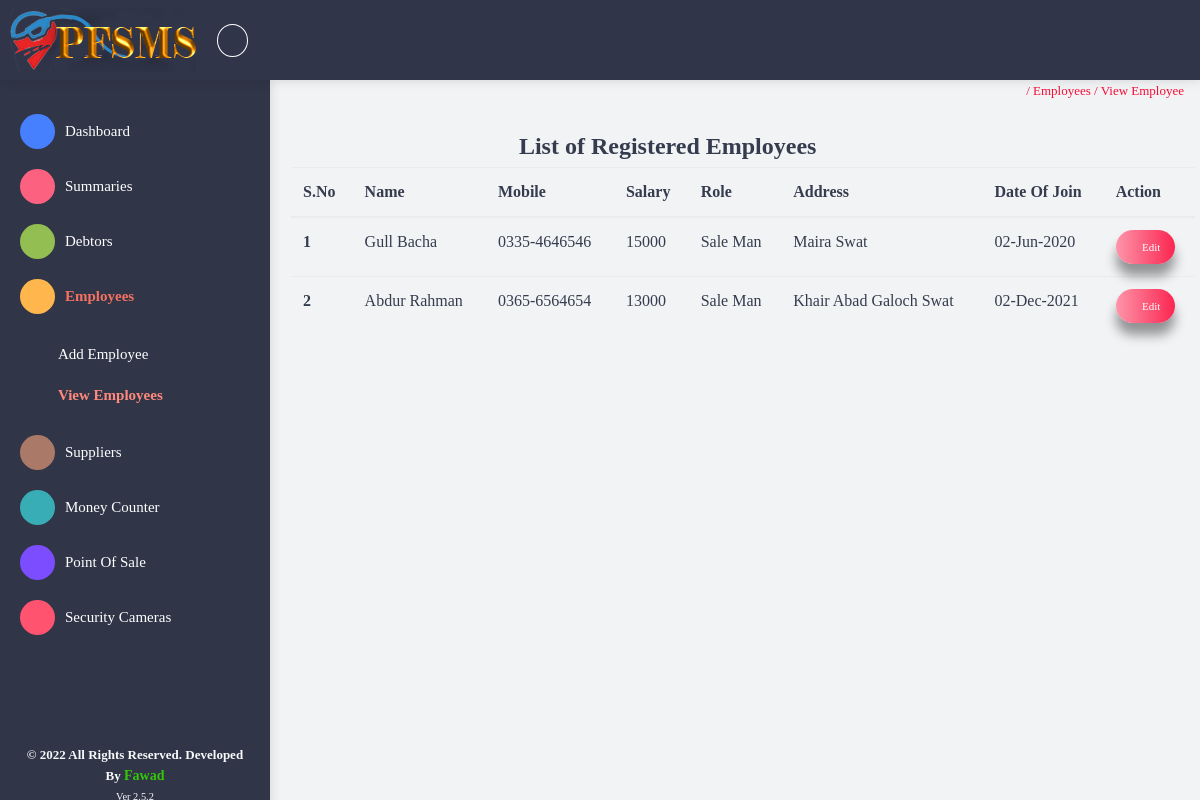
The app's page /Employees/View-Employees (signed in) with its own data.
### Web/models.py (models this page shows, shortened)
class Employee_Detail(models.Model):
    id = models.AutoField(primary_key=True)
    Admin = models.ForeignKey(User, on_delete=models.CASCADE)
    Date_of_Join = models.DateField(auto_now=False)
    Name = models.CharField(max_length=255)
    Email = models.EmailField(max_length=255)
    Mobile = models.CharField(max_length=25)
    CNIC = models.CharField(max_length=255)
    Resident_Address = models.CharField(max_length=255)
    Role = models.CharField(max_length=255)
    Salary = models.IntegerField()
    class Meta:
        verbose_name_plural = "Employee Details"

### Web/views.py (the view)
# urls.py: path('Employees/View-Employees', views.viewEmployees, name="View Employees"),
@login_required(login_url='/Login')
def viewEmployees(request):
    if not models.Employee_Detail.objects.filter(Admin=request.user):
        messages.error(request, 'Sorry! You Dont Have Any Employee Registered')
    else:
        employeeInfo = models.Employee_Detail.objects.filter(Admin=request.user)
        return render(request, 'View_Employees.html', {'employee': employeeInfo})
    return render(request, 'View_Employees.html')

### Web/templates/View_Employees.html (shortened to what this page needs)
{% extends 'Base.html' %}
{% block linkTitle %}Employees / View Employee {% endblock %}
{% block body %}
    <div class="card-block">
        <div class="form-group row">
            {% if employee %}
                <div class="text-center col-md-10">
                    <h4 class="font-weight-bold">List of Registered Employees</h4>
                </div>
                <table class="table table-hover">
                    <thead>
                    <tr>
                        <th>S.No</th>
                        <th>Name</th>
                        <th>Mobile</th>
                        <th>Salary</th>
                        <th>Role</th>
                        <th>Address</th>
                        <th>Date Of Join</th>
                        <th>Action</th>
                    </tr>
                    </thead>
                    <tbody>
                    {% for i in employee %}
                        <tr>
                            <th>{{ forloop.counter }}</th>
                            <td>{{ i.Name }}</td>
                            <td>{{ i.Mobile }}</td>
                            <td>{{ i.Salary }}</td>
                            <td>{{ i.Role }}</td>
                            <td>{{ i.Resident_Address }}</td>
                            <td>{{ i.Date_of_Join|date:'d-M-Y' }}</td>
                            <td><a class="btn btn-grd-danger btn-round btn-sm icofont-edit-alt cardStyling"
                                   href="{% url 'Edit Employee' i.id %}" role="button"> Edit</a></td>
                        </tr>
                    {% endfor %}
                    </tbody>
                </table>
            {% endif %}
        </div>
    </div>
{% endblock %}

### Web/templates/Base.html (style rules this page uses)
.cardStyling { box-shadow: 0 12px 12px 0 rgba(0, 0, 0, 0.4); }

### records on screen
Employee_Detail: Name "Gull Bacha", Mobile "0335-4646546", Salary "15000", Role "Sale Man", Resident_Address "Maira Swat", Date_of_Join "02-Jun-2020"
Employee_Detail: Name "Abdur Rahman", Mobile "0365-6564654", Salary "13000", Role "Sale Man", Resident_Address "Khair Abad Galoch Swat", Date_of_Join "02-Dec-2021"
